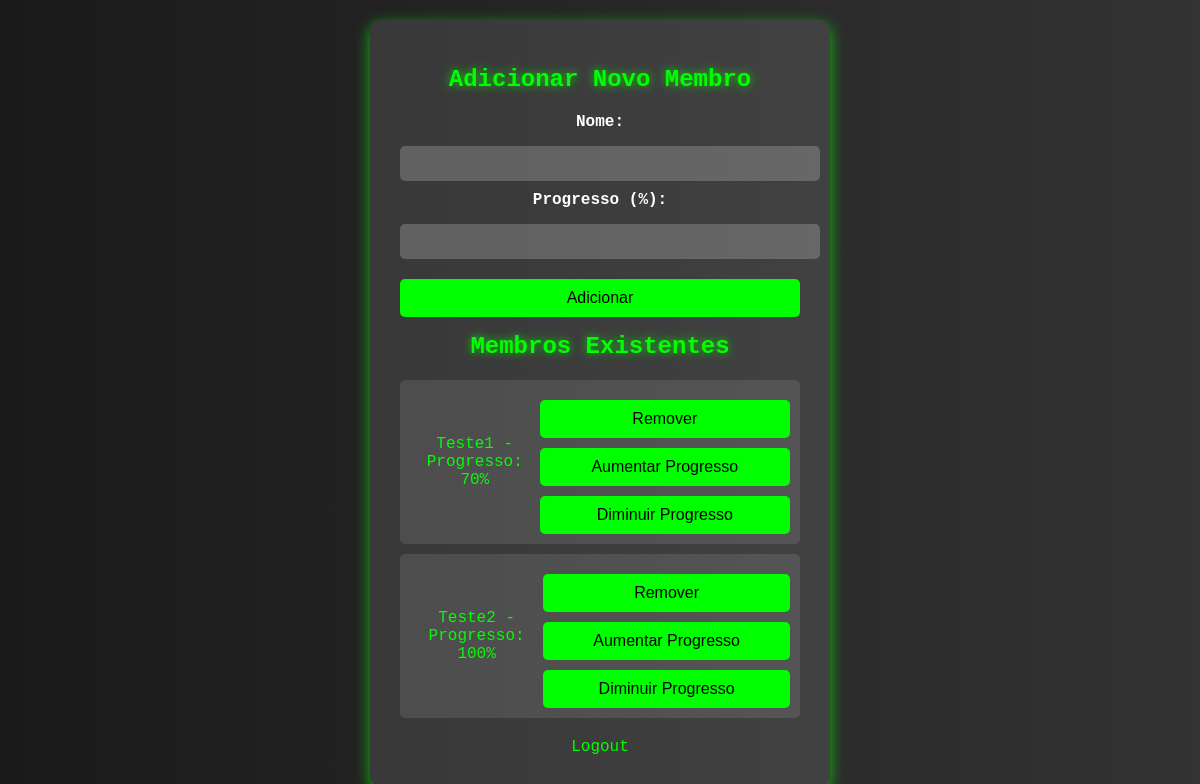
The app's page /adicionar (signed in), older data.
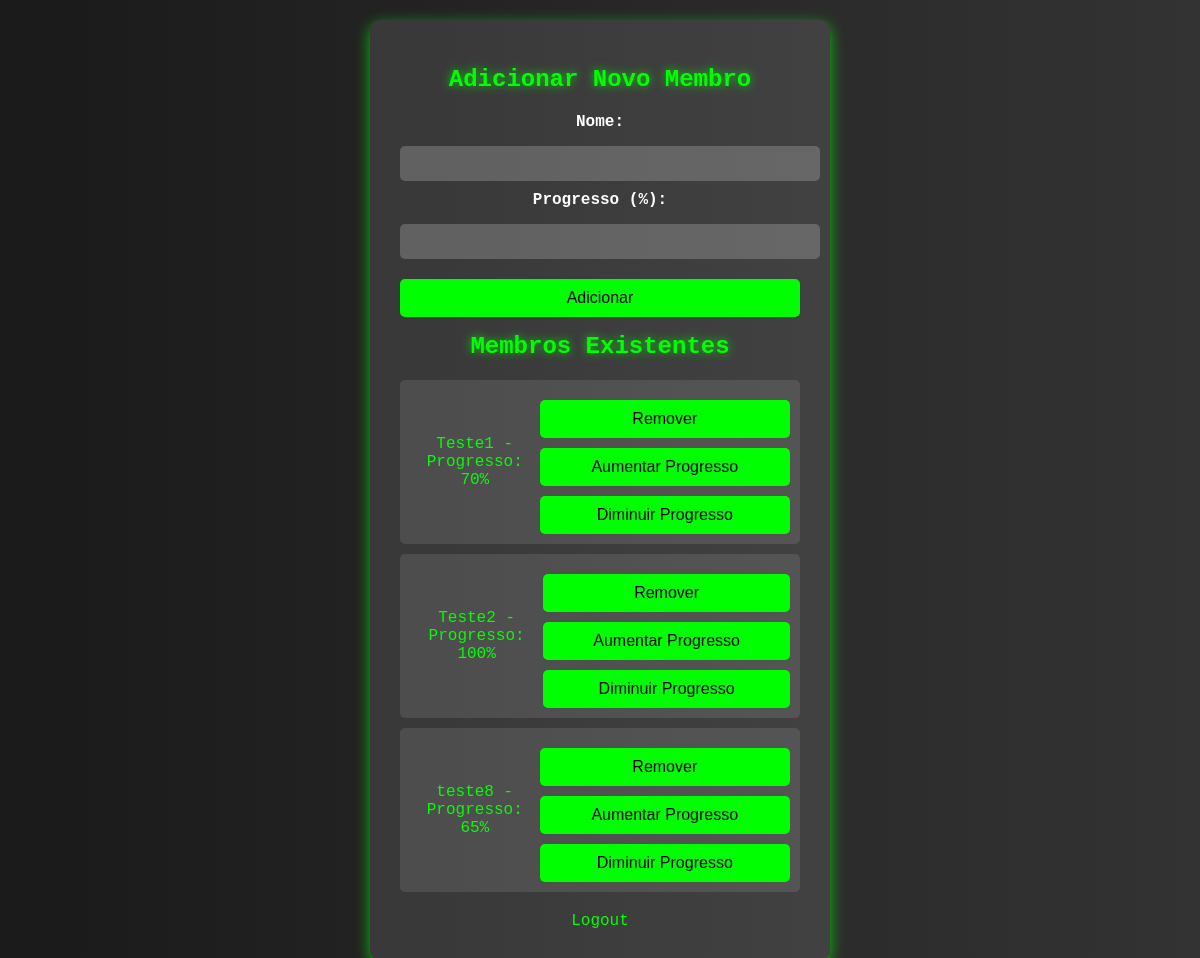
The same page, newer data.
### tables this page shows
CREATE TABLE membros (
            id INTEGER PRIMARY KEY AUTOINCREMENT,
            nome TEXT NOT NULL,
            progresso INTEGER NOT NULL,
            foto TEXT
        , aceitou_termos BOOLEAN DEFAULT 0);

### app.py (the view, shortened to what this page needs)
@app.route('/adicionar', methods=['GET', 'POST'])
def adicionar_membro():
    if 'logged_in' not in session:
        return redirect(url_for('login'))
    try:
        conn = sqlite3.connect('membros.db')
        cursor = conn.cursor()
        cursor.execute("SELECT id, nome, progresso FROM membros")
        membros = cursor.fetchall()
    except Exception as e:
        print(f"Erro ao buscar membros para adição: {e}")
        membros = []
    finally:
        conn.close()
    return render_template('adicionar_membro.html', membros=membros)

### templates/adicionar_membro.html (shortened to what this page needs)
<!DOCTYPE html>
<html lang="pt-br">
<head>
</head>
<body>
    <div class="add-member-container">
        <h1>Adicionar Novo Membro</h1>
        <form action="{{ url_for('adicionar_membro') }}" method="post">
            <label>Nome:</label>
            <input type="text" name="nome" required>
            <label>Progresso (%):</label>
            <input type="number" name="progresso" min="0" max="100" required>
            <button type="submit">Adicionar</button>
        </form>
        <h1>Membros Existentes</h1>
        <ul class="member-list">
            {% for membro in membros %}
                <li class="member-item">
                    <span>{{ membro[1] }} - Progresso: {{ membro[2] }}%</span>
                    <div class="member-actions">
                        <form action="{{ url_for('remover_membro') }}" method="post" class="action-form">
                            <button type="submit">Remover</button>
                        </form>
                        <form action="{{ url_for('aumentar_progresso') }}" method="post" class="action-form">
                            <button type="submit">Aumentar Progresso</button>
                        </form>
                        <form action="{{ url_for('diminuir_progresso') }}" method="post" class="action-form">
                            <button type="submit">Diminuir Progresso</button>
                        </form>
                    </div>
                </li>
            {% endfor %}
        </ul>
        <a href="{{ url_for('logout') }}" class="logout-link">Logout</a>
    </div>
</body>
</html>

### templates/adicionar_membro.html (style rules this page uses)
body { background: linear-gradient(to right, #1a1a1a, #333333); min-height: 100vh; display: flex; justify-content: center; align-items: flex-start; font-family: 'Courier New', Courier, monospace; color: #00ff00; margin: 0; padding: 20px; overflow-y: auto; }
.add-member-container { background: rgba(255, 255, 255, 0.1); border-radius: 10px; padding: 30px; box-shadow: 0 5px 15px rgba(0, 255, 0, 0.7); text-align: center; width: 90%; max-width: 400px; animation: fadeIn 1s ease-in-out; }
label { display: block; margin-bottom: 5px; font-weight: bold; color: #ffffff; }
input[type="text"], input[type="number"], select { width: 100%; padding: 10px; margin: 10px 0; border: none; border-radius: 5px; background-color: rgba(255, 255, 255, 0.2); color: #00ff00; transition: background-color 0.3s, transform 0.3s; }
button { background-color: #00ff00; color: black; padding: 10px; border: none; border-radius: 5px; cursor: pointer; font-size: 16px; transition: background-color 0.3s, transform 0.3s; width: 100%; margin-top: 10px; }
h1 { margin-bottom: 20px; font-size: 24px; text-shadow: 0 0 10px rgba(0, 255, 0, 0.8); animation: glow 1.5s infinite alternate; }
.member-list { list-style: none; padding: 0; }
.member-item { background: rgba(255, 255, 255, 0.1); border-radius: 5px; padding: 10px; margin: 10px 0; display: flex; justify-content: space-between; align-items: center; }
.action-form { display: inline; }
.logout-link { display: block; margin-top: 20px; color: #00ff00; text-decoration: none; transition: color 0.3s; }

Row changes from the older to the newer data that the page shows:
added membros: nome "teste8", progresso "65"
